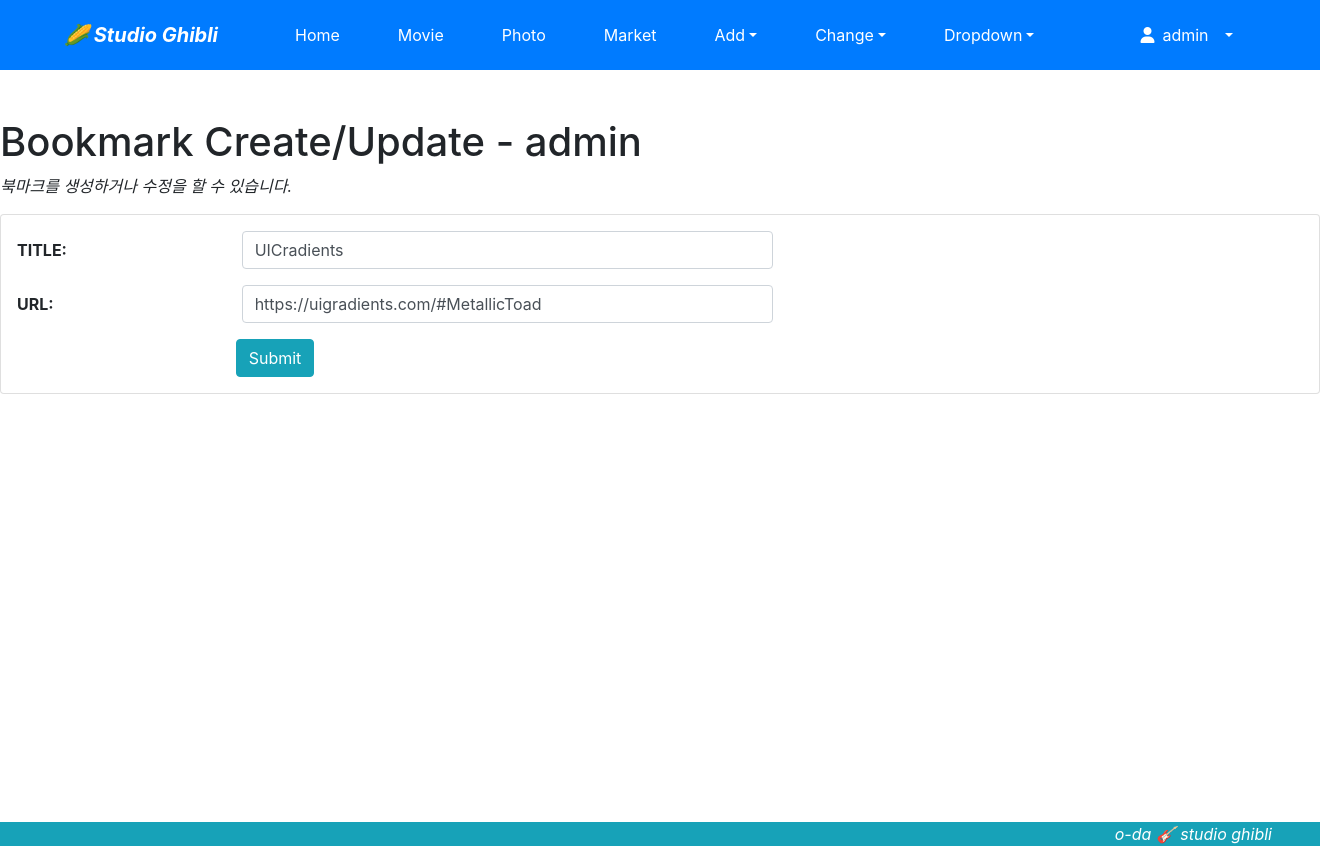
Page /bookmbark/5/update/ (signed in) on the committed database.
### bookmark/models.py (models this page shows, shortened)
class Bookmark(models.Model):
    title = models.CharField('TITLE', max_length=100, blank=True)
    url = models.URLField('URL', unique = True)
    owner = models.ForeignKey(User, on_delete=models.CASCADE, blank=True, null=True)

### bookmark/views.py (the view)
# urls.py: path('<int:pk>/update/', views.BookmarkUpdateView.as_view(), name='update'),
class BookmarkUpdateView(OwnerOnlyMixin, UpdateView):
    model = Bookmark
    fields = ['title', 'url']
    success_url = reverse_lazy('bookmark:index')

### mysite/views.py (called while the page is built)
    def dispatch(self, request, *args, **kwargs):
        obj = self.get_object()
        if request.user != obj.owner:
            return self.handle_no_permission()
        return super().dispatch(request, *args, **kwargs)

### bookmark/templates/bookmark/bookmark_form.html (shortened to what this page needs)
{% extends 'base.html' %}
{% load widget_tweaks %}
{% block content %}
    <h1>Bookmark Create/Update - {{ user }}</h1>
    <p class="font-italic">북마크를 생성하거나 수정을 할 수 있습니다.</p>
    <form method="post" class="card pt-3"> {% csrf_token %}
        <div class="form-group row">
            {{ form.title|add_label_class:"col-form-label col-sm-2 ml-3 font-weight-bold" }}
            <div class="col-sm-5">
                {{ form.title|add_class:"form-control"|attr:"autofocus" }}
            </div>
        </div>
        <div class="form-group row">
            {{ form.url|add_label_class:"col-form-label col-sm-2 ml-3 font-weight-bold" }}
            <div class="col-sm-5">
                {{ form.url|add_class:"form-control" }}
            </div>
        </div>
        <div class="form-group">
            <div class="offset-sm-2 col-sm-5">
                <input type="submit" value="Submit" class="btn btn-info" />
            </div>
        </div>
    </form>
{% endblock %}

### templates/base.html (shortened to what this page needs)
<!DOCTYPE html>
<html lang="ko">
<head>
    <link rel="stylesheet" href="https://maxcdn.bootstrapcdn.com/bootstrap/4.5.0/css/bootstrap.min.css">
</head>
<body style="padding: top 90px;" id="top_">
    <nav class="navbar navbar-expand-lg navbar-dark bg-primary">
        <span class="navbar-brand mx-5 mb-0 font-weight-bold font-italic"> &#127805; Studio Ghibli</span>
        <div class="collapse navbar-collapse" id="navbarSupportedContent">
            <ul class="navbar-nav mr-auto">
                <li class="nav-item mx-2 btn btn-primary">
                    <a class="nav-link text-white" href="{% url 'home' %}">Home</a>
                </li>
                <li class="nav-item mx-2 btn btn-primary">
                    <a class="nav-link text-white" href="{% url 'blog:index' %}">Movie</a>
                </li>
                <li class="nav-item mx-2 btn btn-primary">
                    <a class="nav-link text-white" href="{% url 'photo:index' %}">Photo</a>
                </li>
                <li class="nav-item mx-2 btn btn-primary">
                    <a class="nav-link text-white" href="{% url 'market:index' %}">Market</a>
                </li>
                <li class="nav-item dropdown mx-2 btn">
                    <a class="nav-link dropdown-toggle text-white" href="#" data-toggle="dropdown">Add</a>
                </li>
                <li class="nav-item dropdown mx-2 btn">
                    <a class="nav-link dropdown-toggle text-white" href="#" data-toggle="dropdown">Change</a>
                </li>
                <li class="nav-item dropdown mx-2 btn btn-primary">
                    <a class="nav-link dropdown-toggle text-white" href="#" data-toggle="dropdown">Dropdown</a>
                </li>
            </ul>
        <ul class="navbar-nav mx-5">
            <li class="nav-item dropdown mx-2 btn btn-primary">
                {% if user.is_active %}
                <a class="nav-link dropdown-toggle text-white" href="#" data-toggle="dropdown">
                    <i class="fas fa-user"></i>&ensp;{% firstof user.get_short_name user.get_username %}&ensp;
                </a>
                {% endif %}
            </li>
        </ul>
        </div>
    </nav>
    <div class="my-5" style="min-height:85vh;">
        {% block content %}
        {% endblock %}
    </div>
    <footer class="fixed-bottom bg-info">
        <div class="text-white font-italic text-right mr-5">o-da &#127928; studio ghibli</div>
    </footer>
</body>
</html>

### rows in the picture
Bookmark: title|add_label_class "TITLE:", title "UICradients", url|add_label_class "URL:", url "https://uigradients.com/#MetallicToad"

### other values in the picture
{{ user }} "admin"
